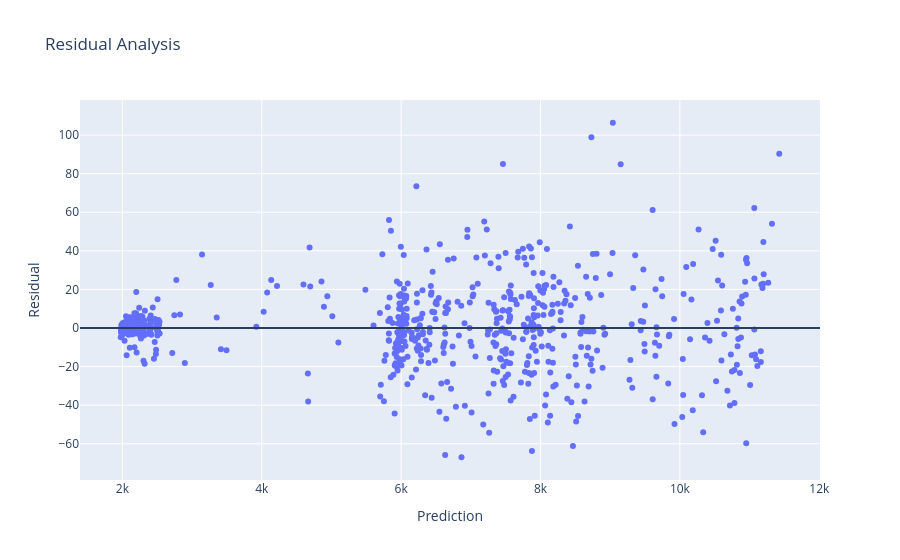

The notebook cell this image was saved under:
### Markdown cell above
## Residual Plot

### Code cell
fig = px.scatter(
    results,
    x="Prediction",
    y="Residual",
    title="Residual Analysis"
)

fig.add_hline(y=0)

fig.show()

### Figure 1 — Plotly figure (JSON) as saved in the notebook; plotly's stock layout.template omitted (floating-point values rounded to 4 significant figures; data arrays with more than 128 entries replaced by an {"elided": "..."} marker saying what was removed)
{"data": [{"hovertemplate": "Prediction=%{x}<br>Residual=%{y}<extra></extra>", "legendgroup": "", "marker": {"color": "#636efa", "symbol": "circle"}, "mode": "markers", "name": "", "orientation": "v", "showlegend": false, "type": "scatter", "x": {"elided": "690 float values"}, "xaxis": "x", "y": {"elided": "690 float values"}, "yaxis": "y"}], "layout": {"legend": {"tracegroupgap": 0}, "shapes": [{"type": "line", "x0": 0, "x1": 1, "xref": "x domain", "y0": 0, "y1": 0, "yref": "y"}], "title": {"text": "Residual Analysis"}, "xaxis": {"anchor": "y", "domain": [0, 1], "title": {"text": "Prediction"}}, "yaxis": {"anchor": "x", "domain": [0, 1], "title": {"text": "Residual"}}}}
